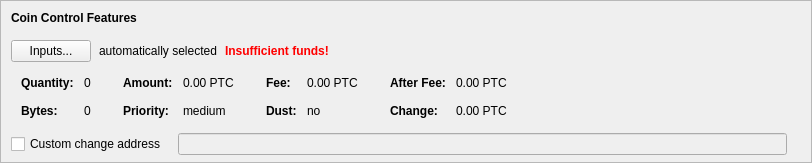
    <widget class="QFrame" name="frameCoinControl">
     <property name="sizePolicy">
      <sizepolicy hsizetype="Expanding" vsizetype="Expanding">
       <horstretch>0</horstretch>
       <verstretch>0</verstretch>
      </sizepolicy>
     </property>
     <property name="maximumSize">
      <size>
       <width>16777215</width>
       <height>16777215</height>
      </size>
     </property>
     <property name="frameShape">
      <enum>QFrame::StyledPanel</enum>
     </property>
     <property name="frameShadow">
      <enum>QFrame::Sunken</enum>
     </property>
     <layout class="QVBoxLayout" name="verticalLayoutCoinControl2">
      <property name="spacing">
       <number>0</number>
      </property>
      <property name="leftMargin">
       <number>0</number>
      </property>
      <property name="topMargin">
       <number>0</number>
      </property>
      <property name="rightMargin">
       <number>0</number>
      </property>
      <property name="bottomMargin">
       <number>6</number>
      </property>
      <item>
       <layout class="QVBoxLayout" name="verticalLayoutCoinControl" stretch="0,0,0,0,1">
        <property name="spacing">
         <number>0</number>
        </property>
        <property name="leftMargin">
         <number>10</number>
        </property>
        <property name="topMargin">
         <number>10</number>
        </property>
        <item>
         <layout class="QHBoxLayout" name="horizontalLayoutCoinControl1">
          <property name="bottomMargin">
           <number>15</number>
          </property>
          <item>
           <widget class="QLabel" name="labelCoinControlFeatures">
            <property name="sizePolicy">
             <sizepolicy hsizetype="Preferred" vsizetype="Maximum">
              <horstretch>0</horstretch>
              <verstretch>0</verstretch>
             </sizepolicy>
            </property>
            <property name="font">
             <font>
              <weight>75</weight>
              <bold>true</bold>
             </font>
            </property>
            <property name="styleSheet">
             <string notr="true">font-weight:bold;</string>
            </property>
            <property name="text">
             <string>Coin Control Features</string>
            </property>
           </widget>
          </item>
         </layout>
        </item>
        <item>
         <layout class="QHBoxLayout" name="horizontalLayoutCoinControl2" stretch="0,0,0,0">
          <property name="spacing">
           <number>8</number>
          </property>
          <property name="bottomMargin">
           <number>10</number>
          </property>
          <item>
           <widget class="QPushButton" name="pushButtonCoinControl">
            <property name="styleSheet">
             <string notr="true"/>
            </property>
            <property name="text">
             <string>Inputs...</string>
            </property>
            <property name="autoDefault">
             <bool>false</bool>
            </property>
           </widget>
          </item>
          <item>
           <widget class="QLabel" name="labelCoinControlAutomaticallySelected">
            <property name="text">
             <string>automatically selected</string>
            </property>
            <property name="margin">
             <number>5</number>
            </property>
           </widget>
          </item>
          <item>
           <widget class="QLabel" name="labelCoinControlInsuffFunds">
            <property name="font">
             <font>
              <weight>75</weight>
              <bold>true</bold>
             </font>
            </property>
            <property name="styleSheet">
             <string notr="true">color:red;font-weight:bold;</string>
            </property>
            <property name="text">
             <string>Insufficient funds!</string>
            </property>
            <property name="margin">
             <number>5</number>
            </property>
           </widget>
          </item>
          <item>
           <spacer name="horizontalSpacerCoinControl">
            <property name="orientation">
             <enum>Qt::Horizontal</enum>
            </property>
            <property name="sizeHint" stdset="0">
             <size>
              <width>40</width>
              <height>1</height>
             </size>
            </property>
           </spacer>
          </item>
         </layout>
        </item>
        <item>
         <widget class="QWidget" name="widgetCoinControl" native="true">
          <property name="sizePolicy">
           <sizepolicy hsizetype="Preferred" vsizetype="Preferred">
            <horstretch>0</horstretch>
            <verstretch>0</verstretch>
           </sizepolicy>
          </property>
          <property name="minimumSize">
           <size>
            <width>0</width>
            <height>0</height>
           </size>
          </property>
          <property name="styleSheet">
           <string notr="true"/>
          </property>
          <layout class="QHBoxLayout" name="horizontalLayoutCoinControl5">
           <property name="leftMargin">
            <number>0</number>
           </property>
           <property name="topMargin">
            <number>0</number>
           </property>
           <property name="rightMargin">
            <number>0</number>
           </property>
           <property name="bottomMargin">
            <number>0</number>
           </property>
           <item>
            <layout class="QHBoxLayout" name="horizontalLayoutCoinControl3" stretch="0,0,0,1">
             <property name="spacing">
              <number>20</number>
             </property>
             <property name="topMargin">
              <number>0</number>
             </property>
             <property name="bottomMargin">
              <number>10</number>
             </property>
             <item>
              <layout class="QFormLayout" name="formLayoutCoinControl1">
               <property name="horizontalSpacing">
                <number>10</number>
               </property>
               <property name="verticalSpacing">
                <number>14</number>
               </property>
               <property name="leftMargin">
                <number>10</number>
               </property>
               <property name="topMargin">
                <number>4</number>
               </property>
               <property name="rightMargin">
                <number>6</number>
               </property>
               <item row="0" column="0">
                <widget class="QLabel" name="labelCoinControlQuantityText">
                 <property name="font">
                  <font>
                   <weight>75</weight>
                   <bold>true</bold>
                  </font>
                 </property>
                 <property name="text">
                  <string>Quantity:</string>
                 </property>
                 <property name="margin">
                  <number>0</number>
                 </property>
                </widget>
               </item>
               <item row="0" column="1">
                <widget class="QLabel" name="labelCoinControlQuantity">
                 <property name="cursor">
                  <cursorShape>IBeamCursor</cursorShape>
                 </property>
                 <property name="contextMenuPolicy">
                  <enum>Qt::ActionsContextMenu</enum>
                 </property>
                 <property name="text">
                  <string notr="true">0</string>
                 </property>
                 <property name="margin">
                  <number>0</number>
                 </property>
                 <property name="textInteractionFlags">
                  <set>Qt::LinksAccessibleByMouse|Qt::TextSelectableByKeyboard|Qt::TextSelectableByMouse</set>
                 </property>
                </widget>
               </item>
               <item row="1" column="0">
                <widget class="QLabel" name="labelCoinControlBytesText">
                 <property name="font">
                  <font>
                   <weight>75</weight>
                   <bold>true</bold>
                  </font>
                 </property>
                 <property name="text">
                  <string>Bytes:</string>
                 </property>
                </widget>
               </item>
               <item row="1" column="1">
                <widget class="QLabel" name="labelCoinControlBytes">
                 <property name="cursor">
                  <cursorShape>IBeamCursor</cursorShape>
                 </property>
                 <property name="contextMenuPolicy">
                  <enum>Qt::ActionsContextMenu</enum>
                 </property>
                 <property name="text">
                  <string notr="true">0</string>
                 </property>
                 <property name="textInteractionFlags">
                  <set>Qt::LinksAccessibleByMouse|Qt::TextSelectableByKeyboard|Qt::TextSelectableByMouse</set>
                 </property>
                </widget>
               </item>
              </layout>
             </item>
             <item>
              <layout class="QFormLayout" name="formLayoutCoinControl2">
               <property name="horizontalSpacing">
                <number>10</number>
               </property>
               <property name="verticalSpacing">
                <number>14</number>
               </property>
               <property name="leftMargin">
                <number>6</number>
               </property>
               <property name="topMargin">
                <number>4</number>
               </property>
               <property name="rightMargin">
                <number>6</number>
               </property>
               <item row="0" column="0">
                <widget class="QLabel" name="labelCoinControlAmountText">
                 <property name="font">
                  <font>
                   <weight>75</weight>
                   <bold>true</bold>
                  </font>
                 </property>
                 <property name="text">
                  <string>Amount:</string>
                 </property>
                 <property name="margin">
                  <number>0</number>
                 </property>
                </widget>
               </item>
               <item row="0" column="1">
                <widget class="QLabel" name="labelCoinControlAmount">
                 <property name="cursor">
                  <cursorShape>IBeamCursor</cursorShape>
                 </property>
                 <property name="contextMenuPolicy">
                  <enum>Qt::ActionsContextMenu</enum>
                 </property>
                 <property name="text">
                  <string notr="true">0.00 PTC</string>
                 </property>
                 <property name="textInteractionFlags">
                  <set>Qt::LinksAccessibleByMouse|Qt::TextSelectableByKeyboard|Qt::TextSelectableByMouse</set>
                 </property>
                </widget>
               </item>
               <item row="1" column="0">
                <widget class="QLabel" name="labelCoinControlPriorityText">
                 <property name="font">
                  <font>
                   <weight>75</weight>
                   <bold>true</bold>
                  </font>
                 </property>
                 <property name="text">
                  <string>Priority:</string>
                 </property>
                </widget>
               </item>
               <item row="1" column="1">
                <widget class="QLabel" name="labelCoinControlPriority">
                 <property name="cursor">
                  <cursorShape>IBeamCursor</cursorShape>
                 </property>
                 <property name="contextMenuPolicy">
                  <enum>Qt::ActionsContextMenu</enum>
                 </property>
                 <property name="text">
                  <string notr="true">medium</string>
                 </property>
                 <property name="textInteractionFlags">
                  <set>Qt::LinksAccessibleByMouse|Qt::TextSelectableByKeyboard|Qt::TextSelectableByMouse</set>
                 </property>
                </widget>
               </item>
              </layout>
             </item>
             <item>
              <layout class="QFormLayout" name="formLayoutCoinControl3">
               <property name="horizontalSpacing">
                <number>10</number>
               </property>
               <property name="verticalSpacing">
                <number>14</number>
               </property>
               <property name="leftMargin">
                <number>6</number>
               </property>
               <property name="topMargin">
                <number>4</number>
               </property>
               <property name="rightMargin">
                <number>6</number>
               </property>
               <item row="0" column="0">
                <widget class="QLabel" name="labelCoinControlFeeText">
                 <property name="font">
                  <font>
                   <weight>75</weight>
                   <bold>true</bold>
                  </font>
                 </property>
                 <property name="text">
                  <string>Fee:</string>
                 </property>
                 <property name="margin">
                  <number>0</number>
                 </property>
                </widget>
               </item>
               <item row="0" column="1">
                <widget class="QLabel" name="labelCoinControlFee">
                 <property name="cursor">
                  <cursorShape>IBeamCursor</cursorShape>
                 </property>
                 <property name="contextMenuPolicy">
                  <enum>Qt::ActionsContextMenu</enum>
                 </property>
                 <property name="text">
                  <string notr="true">0.00 PTC</string>
                 </property>
                 <property name="textInteractionFlags">
                  <set>Qt::LinksAccessibleByMouse|Qt::TextSelectableByKeyboard|Qt::TextSelectableByMouse</set>
                 </property>
                </widget>
               </item>
               <item row="1" column="0">
                <widget class="QLabel" name="labelCoinControlLowOutputText">
                 <property name="font">
                  <font>
                   <weight>75</weight>
                   <bold>true</bold>
                  </font>
                 </property>
                 <property name="text">
                  <string>Dust:</string>
                 </property>
                </widget>
               </item>
               <item row="1" column="1">
                <widget class="QLabel" name="labelCoinControlLowOutput">
                 <property name="cursor">
                  <cursorShape>IBeamCursor</cursorShape>
                 </property>
                 <property name="contextMenuPolicy">
                  <enum>Qt::ActionsContextMenu</enum>
                 </property>
                 <property name="text">
                  <string notr="true">no</string>
                 </property>
                 <property name="textInteractionFlags">
                  <set>Qt::LinksAccessibleByMouse|Qt::TextSelectableByKeyboard|Qt::TextSelectableByMouse</set>
                 </property>
                </widget>
               </item>
              </layout>
             </item>
             <item>
              <layout class="QFormLayout" name="formLayoutCoinControl4">
               <property name="horizontalSpacing">
                <number>10</number>
               </property>
               <property name="verticalSpacing">
                <number>14</number>
               </property>
               <property name="leftMargin">
                <number>6</number>
               </property>
               <property name="topMargin">
                <number>4</number>
               </property>
               <property name="rightMargin">
                <number>6</number>
               </property>
               <item row="0" column="0">
                <widget class="QLabel" name="labelCoinControlAfterFeeText">
                 <property name="font">
                  <font>
                   <weight>75</weight>
                   <bold>true</bold>
                  </font>
                 </property>
                 <property name="text">
                  <string>After Fee:</string>
                 </property>
                 <property name="margin">
                  <number>0</number>
                 </property>
                </widget>
               </item>
               <item row="0" column="1">
                <widget class="QLabel" name="labelCoinControlAfterFee">
                 <property name="cursor">
                  <cursorShape>IBeamCursor</cursorShape>
                 </property>
                 <property name="contextMenuPolicy">
                  <enum>Qt::ActionsContextMenu</enum>
                 </property>
                 <property name="text">
                  <string notr="true">0.00 PTC</string>
                 </property>
                 <property name="textInteractionFlags">
                  <set>Qt::LinksAccessibleByMouse|Qt::TextSelectableByKeyboard|Qt::TextSelectableByMouse</set>
                 </property>
                </widget>
               </item>
               <item row="1" column="0">
                <widget class="QLabel" name="labelCoinControlChangeText">
                 <property name="font">
                  <font>
                   <weight>75</weight>
                   <bold>true</bold>
                  </font>
                 </property>
                 <property name="text">
                  <string>Change:</string>
                 </property>
                </widget>
               </item>
               <item row="1" column="1">
                <widget class="QLabel" name="labelCoinControlChange">
                 <property name="cursor">
                  <cursorShape>IBeamCursor</cursorShape>
                 </property>
                 <property name="contextMenuPolicy">
                  <enum>Qt::ActionsContextMenu</enum>
                 </property>
                 <property name="text">
                  <string notr="true">0.00 PTC</string>
                 </property>
                 <property name="textInteractionFlags">
                  <set>Qt::LinksAccessibleByMouse|Qt::TextSelectableByKeyboard|Qt::TextSelectableByMouse</set>
                 </property>
                </widget>
               </item>
              </layout>
             </item>
            </layout>
           </item>
          </layout>
         </widget>
        </item>
        <item>
         <layout class="QHBoxLayout" name="horizontalLayoutCoinControl4" stretch="0,0,0">
          <property name="spacing">
           <number>12</number>
          </property>
          <property name="sizeConstraint">
           <enum>QLayout::SetDefaultConstraint</enum>
          </property>
          <property name="topMargin">
           <number>5</number>
          </property>
          <property name="rightMargin">
           <number>5</number>
          </property>
          <item>
           <widget class="QCheckBox" name="checkBoxCoinControlChange">
            <property name="toolTip">
             <string>If this is activated, but the change address is empty or invalid, change will be sent to a newly generated address.</string>
            </property>
            <property name="text">
             <string>Custom change address</string>
            </property>
           </widget>
          </item>
          <item>
           <widget class="QValidatedLineEdit" name="lineEditCoinControlChange">
            <property name="enabled">
             <bool>false</bool>
            </property>
            <property name="sizePolicy">
             <sizepolicy hsizetype="Expanding" vsizetype="Fixed">
              <horstretch>0</horstretch>
              <verstretch>0</verstretch>
             </sizepolicy>
            </property>
           </widget>
          </item>
          <item>
           <widget class="QLabel" name="labelCoinControlChangeLabel">
            <property name="sizePolicy">
             <sizepolicy hsizetype="Preferred" vsizetype="Expanding">
              <horstretch>0</horstretch>
              <verstretch>0</verstretch>
             </sizepolicy>
            </property>
            <property name="minimumSize">
             <size>
              <width>0</width>
              <height>0</height>
             </size>
            </property>
            <property name="text">
             <string/>
            </property>
            <property name="margin">
             <number>3</number>
            </property>
           </widget>
          </item>
         </layout>
        </item>
        <item>
         <spacer name="verticalSpacerCoinControl">
          <property name="orientation">
           <enum>Qt::Vertical</enum>
          </property>
          <property name="sizeHint" stdset="0">
           <size>
            <width>800</width>
            <height>1</height>
           </size>
          </property>
         </spacer>
        </item>
       </layout>
      </item>
     </layout>
    </widget>
